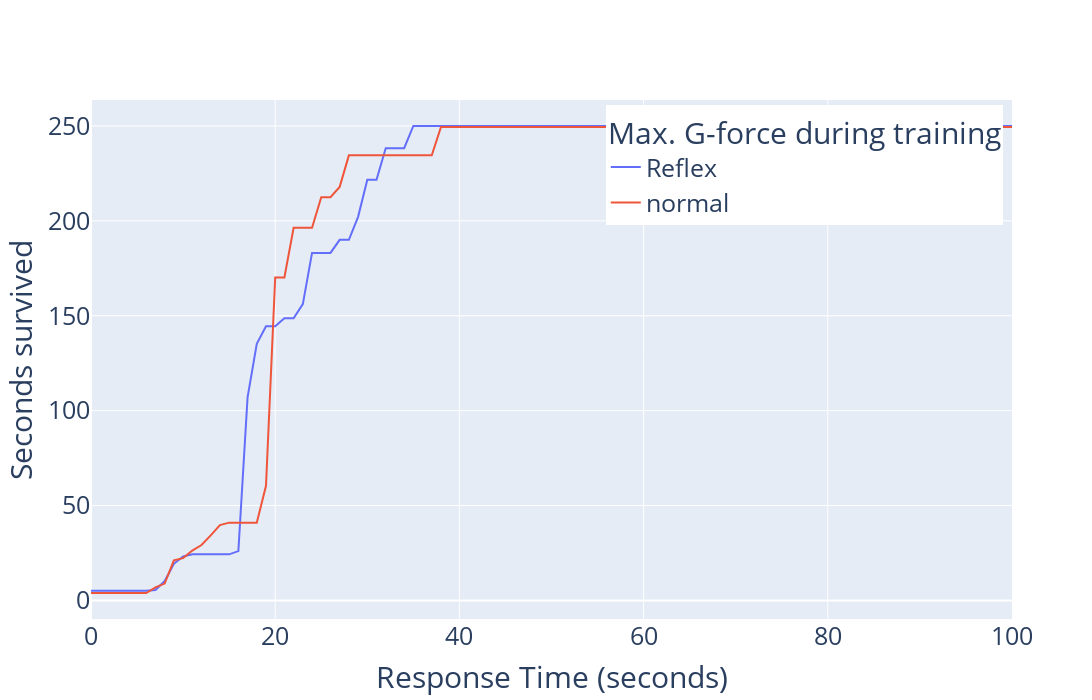

The cell this chart's notebook holds for it:
### Code cell
fig = go.Figure()

fig.add_trace(go.Scatter(x=list(range(len(lr))), y=lr, mode='lines', name='Reflex'))
fig.add_trace(go.Scatter(x=list(range(len(lr2))), y=lr2, mode='lines', name='normal'))

fig.update_layout(
#     title='Average evaluation seconds for response times vs max. pertubation during training',
    xaxis_title="Response Time (seconds)",
    yaxis_title="Seconds survived",
    xaxis_side='bottom',
    legend_title="Max. G-force during training",
    font=dict(size=25),
    legend=dict(
        yanchor="top",
        y=0.99,
        xanchor="right",
        x=0.99
    ),
    height=700,
    width=1600
)
fig.show()

### Figure 1 — Plotly figure (JSON) as saved in the notebook; plotly's stock layout.template omitted (floating-point values rounded to 4 significant figures)
{"data": [{"mode": "lines", "name": "Reflex", "type": "scatter", "x": [0, 1, 2, 3, 4, 5, 6, 7, 8, 9, 10, 11, 12, 13, 14, 15, 16, 17, 18, 19, 20, 21, 22, 23, 24, 25, 26, 27, 28, 29, 30, 31, 32, 33, 34, 35, 36, 37, 38, 39, 40, 41, 42, 43, 44, 45, 46, 47, 48, 49, 50, 51, 52, 53, 54, 55, 56, 57, 58, 59, 60, 61, 62, 63, 64, 65, 66, 67, 68, 69, 70, 71, 72, 73, 74, 75, 76, 77, 78, 79, 80, 81, 82, 83, 84, 85, 86, 87, 88, 89, 90, 91, 92, 93, 94, 95, 96, 97, 98, 99, 100], "y": [5.1, 5.1, 5.1, 5.1, 5.1, 5.1, 5.1, 5.5, 10.2, 19.3, 23.2, 24.3, 24.3, 24.3, 24.3, 24.3, 26, 107, 135.2, 144.5, 144.5, 148.7, 148.7, 156.1, 183.1, 183.1, 183.1, 190, 190, 202.1, 221.7, 221.7, 238.3, 238.3, 238.3, 250, 250, 250, 250, 250, 250, 250, 250, 250, 250, 250, 250, 250, 250, 250, 250, 250, 250, 250, 250, 250, 250, 250, 250, 250, 250, 250, 250, 250, 250, 250, 250, 250, 250, 250, 250, 250, 250, 250, 250, 250, 250, 250, 250, 250, 250, 250, 250, 250, 250, 250, 250, 250, 250, 250, 250, 250, 250, 250, 250, 250, 250, 250, 250, 250, 250]}, {"mode": "lines", "name": "normal", "type": "scatter", "x": [0, 1, 2, 3, 4, 5, 6, 7, 8, 9, 10, 11, 12, 13, 14, 15, 16, 17, 18, 19, 20, 21, 22, 23, 24, 25, 26, 27, 28, 29, 30, 31, 32, 33, 34, 35, 36, 37, 38, 39, 40, 41, 42, 43, 44, 45, 46, 47, 48, 49, 50, 51, 52, 53, 54, 55, 56, 57, 58, 59, 60, 61, 62, 63, 64, 65, 66, 67, 68, 69, 70, 71, 72, 73, 74, 75, 76, 77, 78, 79, 80, 81, 82, 83, 84, 85, 86, 87, 88, 89, 90, 91, 92, 93, 94, 95, 96, 97, 98, 99, 100], "y": [3.9, 3.9, 3.9, 3.9, 3.9, 3.9, 3.9, 6.9, 8.9, 21.1, 22.3, 26.3, 29.2, 34.3, 39.7, 41, 41, 41, 41, 60.4, 170.2, 170.2, 196.3, 196.3, 196.3, 212.5, 212.5, 217.9, 234.5, 234.5, 234.5, 234.5, 234.5, 234.5, 234.5, 234.5, 234.5, 234.5, 249.5, 249.5, 249.5, 249.5, 249.5, 249.5, 249.5, 249.5, 249.5, 249.5, 249.5, 249.5, 249.5, 249.5, 249.5, 249.5, 249.5, 249.5, 249.5, 249.5, 249.5, 249.5, 249.5, 249.5, 249.5, 249.5, 249.5, 249.5, 249.5, 249.5, 249.5, 249.5, 249.5, 249.5, 249.5, 249.5, 249.5, 249.5, 249.5, 249.5, 249.5, 249.5, 249.5, 249.5, 249.5, 249.5, 249.5, 249.5, 249.5, 249.5, 249.5, 249.5, 249.5, 249.5, 249.5, 249.5, 249.5, 249.5, 249.5, 249.5, 249.5, 249.5, 249.5]}], "layout": {"font": {"size": 25}, "height": 700, "legend": {"title": {"text": "Max. G-force during training"}, "x": 0.99, "xanchor": "right", "y": 0.99, "yanchor": "top"}, "width": 1600, "xaxis": {"autorange": true, "range": [0, 100], "side": "bottom", "title": {"text": "Response Time (seconds)"}, "type": "linear"}, "yaxis": {"autorange": true, "range": [-9.772, 263.7], "title": {"text": "Seconds survived"}, "type": "linear"}}}
